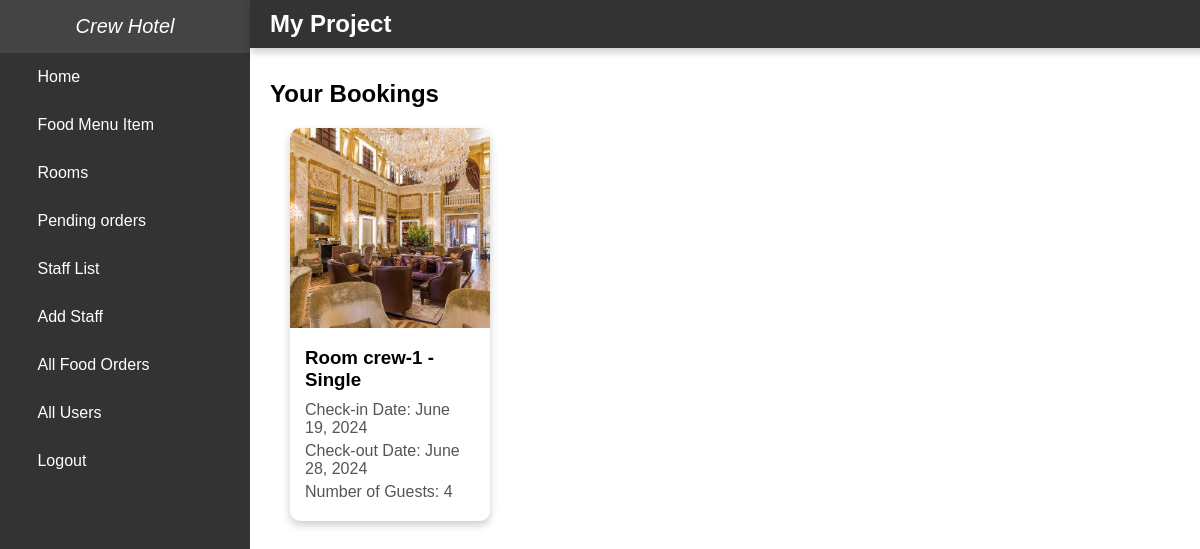
Screenshot of /view_bookings/ (signed in) with the database file from the repository.
### hotel/models.py (models this page shows, shortened)
class Booking(models.Model):
    guest = models.ForeignKey(CustomUser, related_name='bookings', on_delete=models.CASCADE)
    room = models.ForeignKey(Room, related_name='bookings', on_delete=models.CASCADE)
    check_in_date = models.DateField()
    check_out_date = models.DateField()
    number_of_guests = models.PositiveIntegerField()
    booking_date = models.DateTimeField(auto_now_add=True)

class Room(models.Model):
    ROOM_TYPE_CHOICES = [
        ('SINGLE', 'Single'),
        ('DOUBLE', 'Double'),
        ('SUITE', 'Suite'),
        ('FAMILY', 'Family'),
    ]
    hotel = models.ForeignKey(Hotel, related_name='rooms', on_delete=models.CASCADE, null=True)
    room_number = models.CharField(max_length=10, unique=True)
    room_type = models.CharField(max_length=10, choices=ROOM_TYPE_CHOICES)
    price_per_night = models.DecimalField(max_digits=10, decimal_places=2)
    is_available = models.BooleanField(default=True)
    description = models.TextField(blank=True, null=True)
    room_image = models.FileField(upload_to="rooms/", null=True)

### hotel/views.py (the view)
# urls.py: path('view_bookings/', views.view_bookings, name='view_bookings'),
@login_required
def view_bookings(request):
    bookings = Booking.objects.filter(guest=request.user)
    return render(request, 'view_bookings.html', {'bookings': bookings})

### templates/view_bookings.html (shortened to what this page needs)
{% extends 'side_bar.html'%}
{% block main_b %}
{% load static %}
<!DOCTYPE html>
<html>
<head>
</head>
<body>
    <h2>Your Bookings</h2>
    <div class="container">
        {% for booking in bookings %}
        <div class="card">
            <img src="{{ booking.room.room_image.url }}" alt="Room Image">
            <div class="card-content">
                <h3>Room {{ booking.room.room_number }} - {{ booking.room.get_room_type_display }}</h3>
                <p>Check-in Date: {{ booking.check_in_date }}</p>
                <p>Check-out Date: {{ booking.check_out_date }}</p>
                <p>Number of Guests: {{ booking.number_of_guests }}</p>
            </div>
        </div>
        {% endfor %}
    </div>
</body>
</html>
{% endblock %}

### static/css/home.css (style rules this page uses)
* { margin: 0; padding: 0; font-family: 'Poppins', sans-serif; }

### templates/side_bar.html (style rules this page uses)
body { font-family: Arial, sans-serif; margin: 0; padding: 0; display: flex; min-height: 100vh; overflow-x: hidden; }

### templates/view_bookings.html (style rules this page uses)
.container { width: 80%; max-width: 1200px; display: flex; flex-wrap: wrap; justify-content: space-between; }
.card { background-color: white; border-radius: 10px; box-shadow: 0 4px 8px rgba(0, 0, 0, 0.2); margin: 20px; width: calc(33% - 40px); transition: transform 0.3s, box-shadow 0.3s; overflow: hidden; }
.card img { width: 100%; height: 200px; object-fit: cover; }
.card-content { padding: 15px; }
.card h3 { margin: 0 0 10px; }
.card p { margin: 5px 0; color: #555; }

### rows the page displays
Booking: room.room_image (picture), room.room_number "crew-1", room.room_type "Single", check_in_date "June 19, 2024", check_out_date "June 28, 2024", number_of_guests "4"
